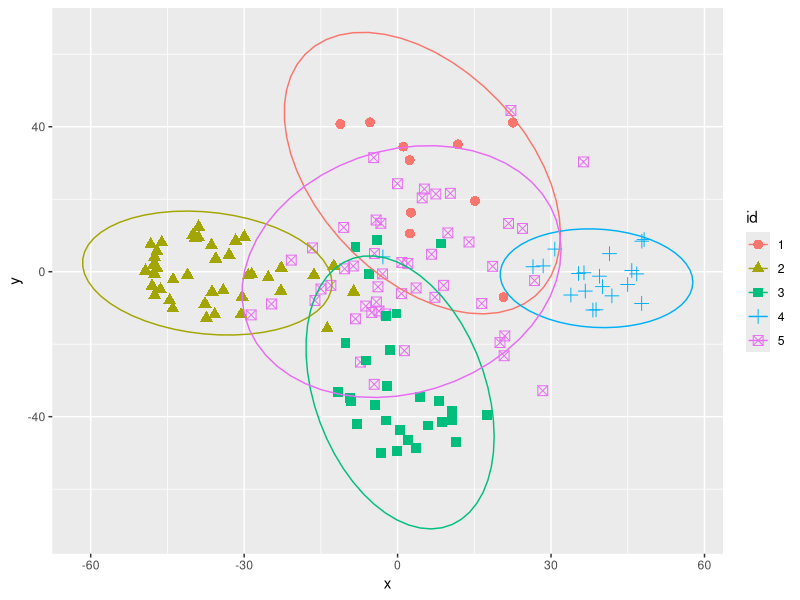

The R script that drew this image:
#' @param N number of groups
#' @param n number of observations within each group. It is also possible to put a vector of obervations per group (in that situation center group should go last).
#' @param r distance of the group centroid from the center that is (0, 0)
#' @param central_distance function. ...
#' @param neighbour_distance function. Function that 
#' @param center logical. Whether one group shoulbe positioned in the center

generate_equadistant <- function(N = 5, 
                                 n = 100, 
                                 r = 26,
                                 central_distance = function(r){log(r)},
                                 neighbour_distance = function(r, N){2*r*sin(pi/N)},
                                 center = FALSE){
  n <- unlist(n)
  
  if(length(n) == 1){
    n <- rep(n, N)
  }
  
  if(length(n) != N){
    stop("The number of groups (N) should be equal to the number of values in number of observations (n)")
  }
  
  if(center){
    N <- N-1
    n_center <-  n[length(n)]
    n <- n[-length(n)]
  }

  n <- sample(n) # in order to have random order of number of observation per groups 
    
  angle <- 2*pi/N
  lapply(1:N, function(k){
    V1 <- (2-rlnorm(n = n[k], meanlog = 0, sdlog = central_distance(r)))*r
    V2 <- rnorm(n = n[k], mean = 0, sd = neighbour_distance(r, N))
    while(sum(V1 > r*1.5 | V1 < -r*1.5) > 0){
      V1 <- ifelse(V1 > r*1.5 | V1 < -r*1.5, 
                   (2-rlnorm(n = n[k], meanlog = 0, sdlog = 1))*r, 
                   V1)  
    }
    df <- data.frame(V1, V2)
    df$V1 <- df$V1+r
    df$x <- df$V1*cos(angle*k)-df$V2*sin(angle*k)
    df$y <- df$V1*sin(angle*k)+df$V2*cos(angle*k)
    return(df[,3:4])
  }) %>% 
    do.call(rbind, .) %>% 
    as.data.frame() %>% 
    mutate(id = c(unlist(mapply(rep, 1:N, n)))) ->
    results

  if(center){
    data.frame(x = rnorm(n = n_center, mean = 0, sd = r*0.75),
               y = rnorm(n = n_center, mean = 0, sd = r*0.75),
               id = N + 1) %>% 
      bind_rows(results) ->
      results
  }
  results %>% 
    mutate(id = factor(id)) %>% 
    return()
}


library(tidyverse)

set.seed(42)
generate_equadistant(N = 5, n = c(1, 2, 3, 4, 5)*10, r = 20, 
                     central_distance = function(x){log(x)/5},
                     neighbour_distance = function(r, N){0.6*r*sin(pi/N)},                    
                     center = TRUE) %>% 
  ggplot(aes(x, y, color = id, shape = id))+
  geom_point(size = 3)+
  stat_ellipse()
